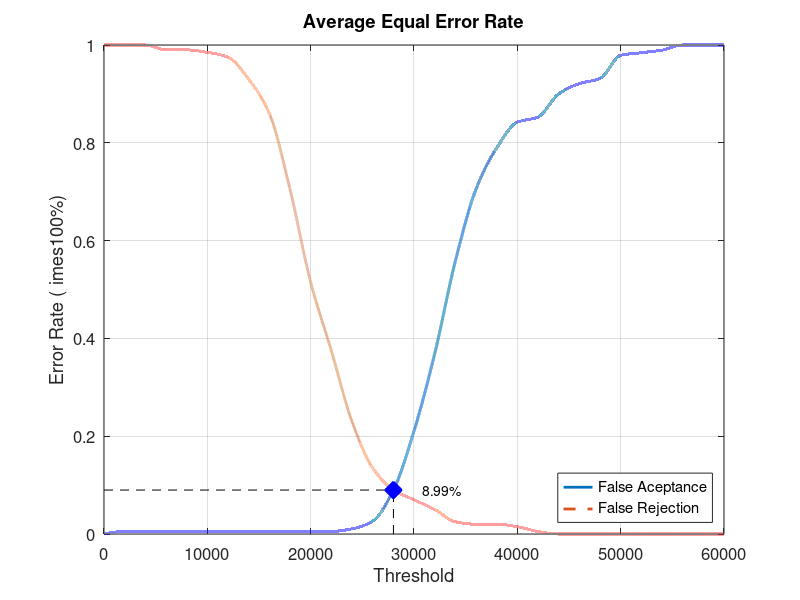
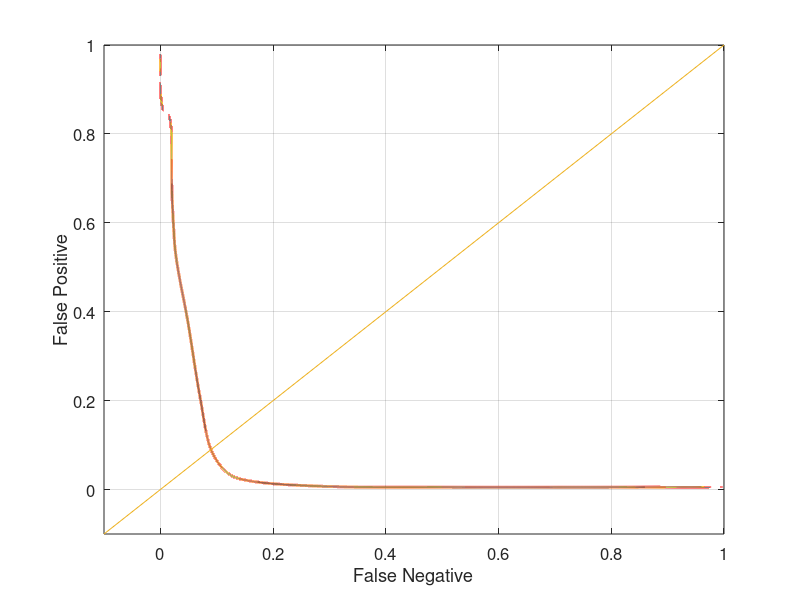

MATLAB code for these plots, in order:
close all;
clear;
clc;
x = 0:2000:60000;
xq = 0:0.5:60000;

y0 = [0 0.00526316 0.00526316 0.00526316 0.00526316 0.00526316 0.00526316 0.00526316 0.00526316 0.00526316 0.00526316 0.00526316 0.0105263 0.0263158 0.0894737 0.210526 0.368421 0.557895 0.705263 0.789474 0.842105 0.852632 0.9 0.921053 0.931579 0.978947 0.984211 0.989474 1 1 1]
yy0 = interp1(x, y0, xq, 'pchip');
y1 = [1 1 1 0.99 0.99 0.985 0.975 0.93 0.86 0.705 0.515 0.375 0.23 0.135 0.09 0.07 0.05 0.025 0.02 0.02 0.015 0.005 0 0 0 0 0 0 0 0 0]
yy1 = interp1(x, y1, xq, 'pchip');

% Calculating EER: 
y2 = abs(y0 - y1);
find(y2 == min(y2))
yy2 = abs(yy0 - yy1);
xEER = find(yy2 == min(yy2));
xEERIndex = xq(xEER) % X-axis EER
yEER = yy0(xEER) % Y-axis EER

main = figure
plot(xq, yy0,'-','LineWidth', 2);	hold on
plot(xq, yy1,'--','LineWidth', 2);	hold on
plot([xEERIndex xEERIndex], [0 yEER], 'k--');	hold on
plot([0 xEERIndex], [yEER yEER], 'k--');	hold on
plot(xEERIndex, yEER, 'bx', 'LineWidth', 10);	hold on
text(xEERIndex + 10 * xEERIndex / 100, yEER, [num2str(round((10000 * yEER)) / 100) '%'])
legend('False Aceptance', 'False Rejection', 'Location', 'SouthEast')
xlabel('Threshold')
ylabel('Error Rate (	imes100%)')
title('Average Equal Error Rate')
set(gca, 'FontSize', 12)
axis([0 60000 0 1])
grid on

print(main, 'Database3_4Main', '-dpng');
FNRxFPR = figure('Color', [1 1 1]);
plot(yy1, yy0, '-', yy1, yy0, 'LineWidth', 2);
hold on
y = -0.1:0.1:1
plot(y, y); 
set(gca, 'FontSize', 12)
xlabel('False Negative')
ylabel('False Positive')
axis([-0.1 1 -0.1 1])
set(gca, 'FontSize', 12)
grid on

print(FNRxFPR, 'Database3_4FNRxFPR','-dpng');
